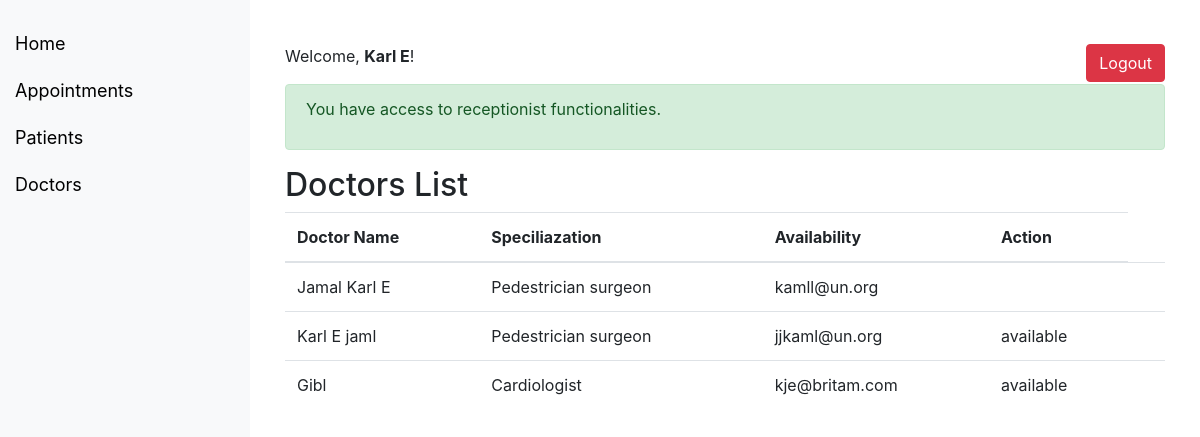
Page /sysassigment/doctors.php (signed in) on the committed database.
### tables this page shows
CREATE TABLE `doctors` (
  `doctor_id` int(11) NOT NULL,
  `doctor_name` varchar(100) NOT NULL,
  `specialization` varchar(100) DEFAULT NULL,
  `email` varchar(100) DEFAULT NULL,
  `availability` varchar(100) DEFAULT NULL
);

### sysassigment/doctors.php (the view, shortened to what this page needs)
<?php
include('conn.php');
?>
<!DOCTYPE html>
<html>
<head>
    <link rel="stylesheet" href="https://stackpath.bootstrapcdn.com/bootstrap/4.5.2/css/bootstrap.min.css">
</head>
<body>
    <div class="sidebar">
        <ul class="nav flex-column">
            <li class="nav-item">
                <a class="nav-link active" href="reception.php">Home</a>
            </li>
            <li class="nav-item">
                <a class="nav-link" href="appointments.php">Appointments</a>
            </li>
            <li class="nav-item">
                <a class="nav-link" href="reception.php">Patients</a>
            </li>
            <li class="nav-item">
                <a class="nav-link" href="doctors.php">Doctors</a>
            </li>
        </ul>
    </div>
     <div class="content">
    <div class="container mt-4">
        <div class="row">
            <div class="col-md-6">
                <p>Welcome, <strong><?php echo $_SESSION['username']; ?></strong>!</p>
            </div>
            <div class="col-md-6 text-md-right">
                <a href="logout.php" class="btn btn-danger">Logout</a>
            </div>
        </div>
        <div class="alert alert-success" role="alert">
           <p>You have access to receptionist functionalities.</p>
        </div>
        <h2>Doctors List</h2>
        <table class="table">
            <thead>
                <tr>
                 <th>Doctor Name</th>
                    <th>Speciliazation</th>
                    <th>Availability</th>
                    <th>Action</th>
                </tr>
            </thead>
            <tbody>
                <?php
                $sql = "SELECT * FROM doctors";
                $result = $conn->query($sql);
                if ($result->num_rows > 0) {
                    while ($row = $result->fetch_assoc()) {
                        ?>
                        <tr>
                            <td><?php echo $row['doctor_name']; ?></td>
                            <td><?php echo $row['specialization']; ?></td>
                            <td><?php echo $row['email']; ?></td>
                             <td><?php echo $row['availability']; ?></td>
                            <td>
                            </td>
                        </tr>
                        <?php
                    }
                } else {
                    echo "0 results";
                }
                ?>
            </tbody>
        </table>
    </div>
</div>
    </body>
</html>

### sysassigment/doctors.php (style rules this page uses)
.sidebar { height: 100%; width: 250px; position: fixed; top: 0; left: 0; background-color: #f8f9fa; padding-top: 20px; }
.sidebar a { padding: 10px 15px; text-decoration: none; font-size: 18px; color: black; display: block; }
.content { margin-left: 250px; padding: 20px; }

### rows in the picture
doctors: doctor_name "Jamal Karl E", specialization "Pedestrician surgeon", email "kamll@un.org"
doctors: doctor_name "Karl E jaml", specialization "Pedestrician surgeon", email "jjkaml@un.org", availability "available"
doctors: doctor_name "Gibl", specialization "Cardiologist", email "kje@britam.com", availability "available"

### other values in the picture
$_SESSION['username'] "Karl E"
